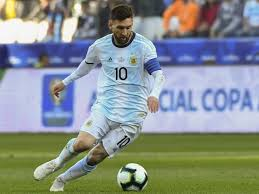
#> input picture images.jpeg, 259 x 194 px, given in place of the camera
$ python obj_detection_HSV.py
#> lines starting #> are read from the running program, lines starting #| are printed output that depends on the picture; after the words box and inside, x2 and y2 are one past the last pixel; in counts of white or black regions, pixels touching at a corner belong together
import cv2
import numpy as np

#For placing trackbars
cv2.namedWindow("Tracker")


def change_value(x):
    print(x)

#Trackbar to change the value of H,S and V manually
cv2.createTrackbar('LH','Tracker',0,255,change_value)
#> slider 'LH' is set to 51
cv2.createTrackbar('LS','Tracker',0,255,change_value)
#> slider 'LS' is set to 51
cv2.createTrackbar('LV','Tracker',0,255,change_value)
#> slider 'LV' is set to 51
cv2.createTrackbar('UH','Tracker',255,255,change_value)
cv2.createTrackbar('US','Tracker',255,255,change_value)
cv2.createTrackbar('UV','Tracker',255,255,change_value)

#Reading input from video
cap=cv2.VideoCapture(0)

while True:
    #frame=cv2.imread('mc.jpeg',1)   <<--Input can also be read from images
    _,frame=cap.read()
#> frame is the input picture: shape (194, 259, 3); mean B, G, R 141.7, 143.9, 135.2


    hsv=cv2.cvtColor(frame,cv2.COLOR_BGR2HSV)
#> hsv: shape (194, 259, 3); mean H, S, V 78, 86.3, 166.1

    lh=cv2.getTrackbarPos('LH','Tracker')
    ls=cv2.getTrackbarPos('LS','Tracker')
    lv=cv2.getTrackbarPos('LV','Tracker')
    uh=cv2.getTrackbarPos('UH','Tracker')
    us=cv2.getTrackbarPos('US','Tracker')
    uv=cv2.getTrackbarPos('UV','Tracker')

    l_b=np.array([lh,ls,lv])
    u_b=np.array([uh,us,uv])

    mask=cv2.inRange(frame,l_b,u_b)
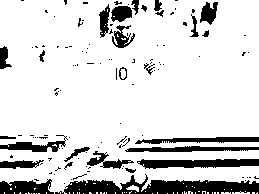
#> mask: shape (194, 259); 84.4% white; 120 black regions (94 under 20 px), largest, box (x1, y1, x2, y2) and area: (55, 174, 259, 194) 2172, (137, 159, 259, 169) 893, (0, 179, 54, 194) 585

    result=cv2.bitwise_and(frame,frame,mask=mask)
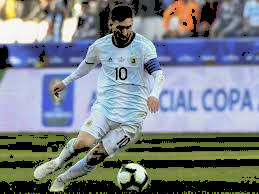
#> result: shape (194, 259, 3); mean B, G, R 134.9, 128.4, 121.2

    cv2.imshow('Video',frame)
    cv2.imshow('Mask',mask)
    cv2.imshow('Result',result)


    if cv2.waitKey(1)==ord('c'):
#> (key Esc is pressed here)
        break

$ run again, on mango.jpeg
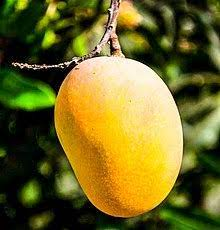
#> input picture mango.jpeg, 220 x 230 px, given in place of the camera
#> frame is the input picture: shape (230, 220, 3); mean B, G, R 38.5, 103.6, 112
#> hsv: shape (230, 220, 3); mean H, S, V 36.8, 188.9, 120.3
#> `mask=cv2.inRange(frame,l_b,u_b)`:
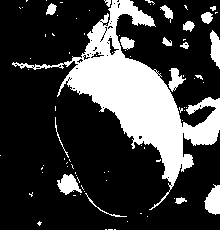
#> mask: shape (230, 220); 24.5% white; 82 white regions (64 under 20 px), largest, box (x1, y1, x2, y2) and area: (12, 0, 220, 210) 10253, (204, 184, 220, 215) 343, (57, 174, 82, 195) 309
#> `result=cv2.bitwise_and(frame,frame,mask=mask)`:
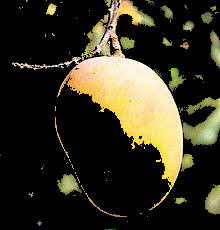
#> result: shape (230, 220, 3); mean B, G, R 31.6, 48.5, 52.3
